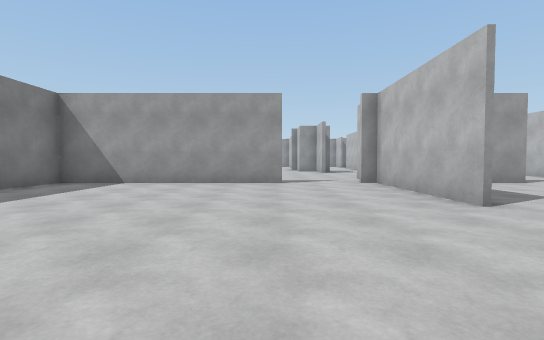
view 1 (above)

16 first-person views from a walk through a Unity game level. The camera is 1.2 m above the floor, tilts 2° down and sees 85° across. The floor is counted in squares, 2 m on a side. Each view is taken from the middle of a square. On the plan, view 1 faces up. The plan holds only what a view shows up to about 9 squares ahead; the rest is blank. The player character is not drawn.

view 2
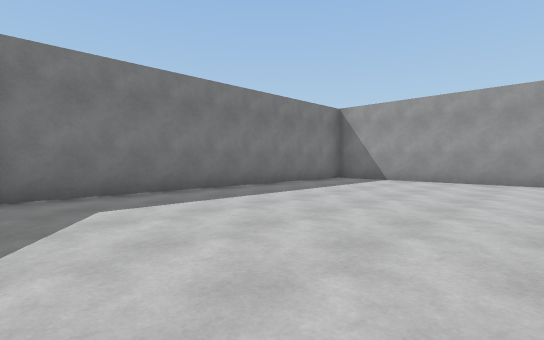

view 3
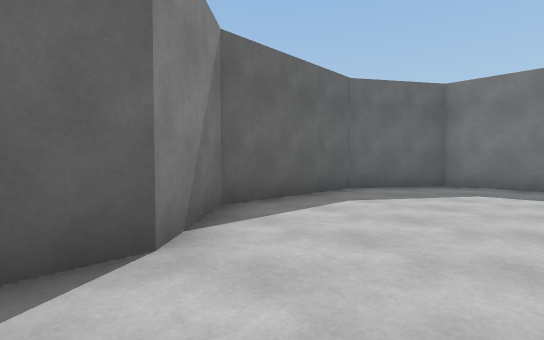

view 4
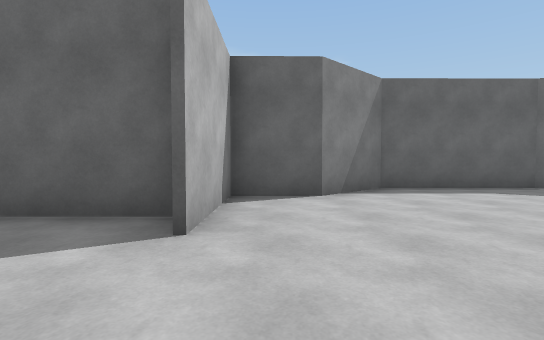

view 5
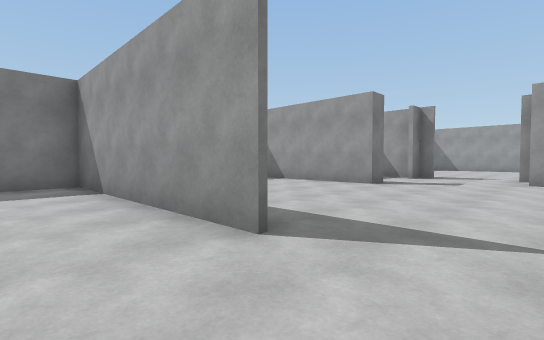

view 6
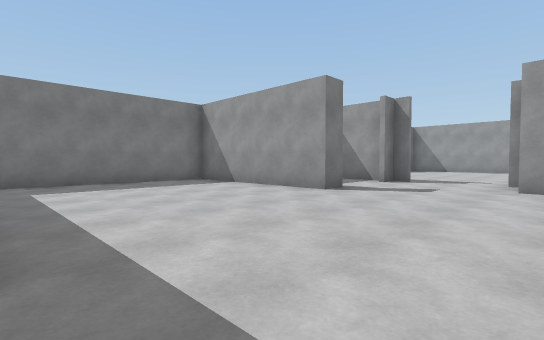

view 7
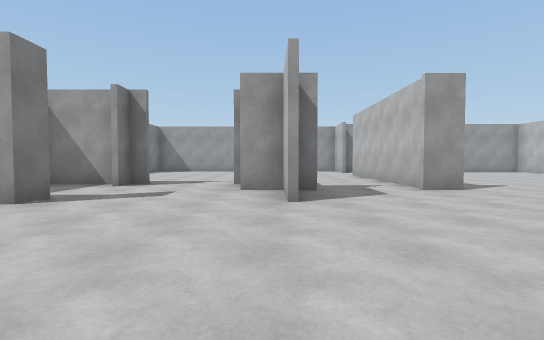

view 8
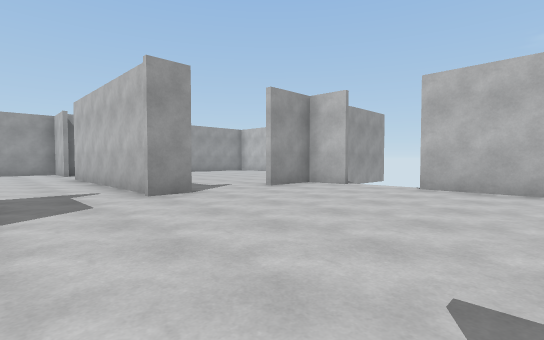

view 9
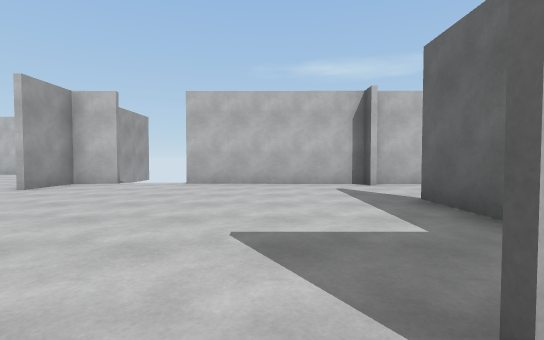

view 10
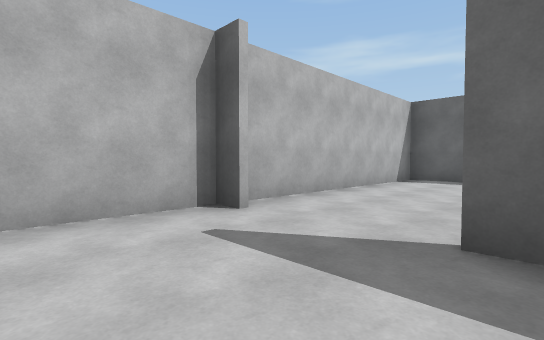

view 11
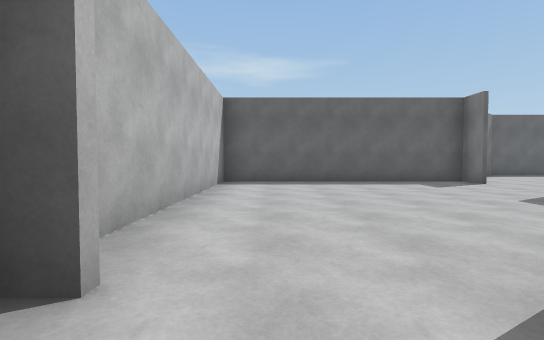

view 12
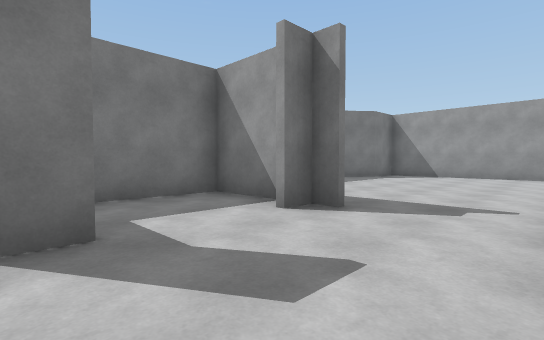

view 13
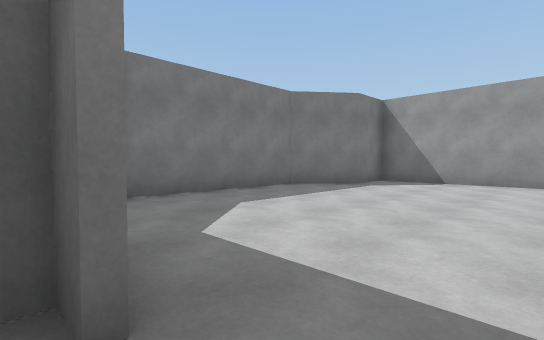

view 14
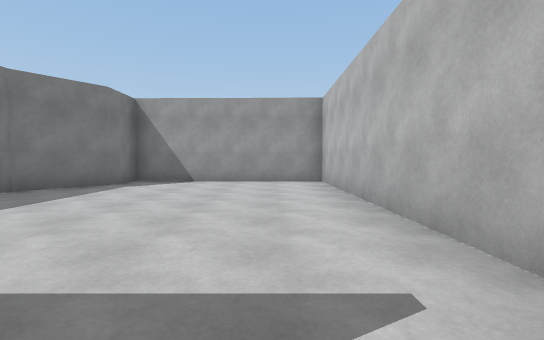

view 15
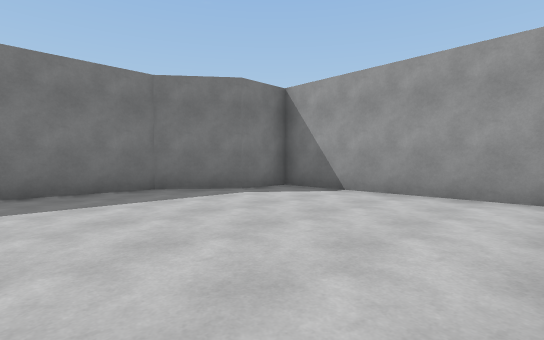

view 16
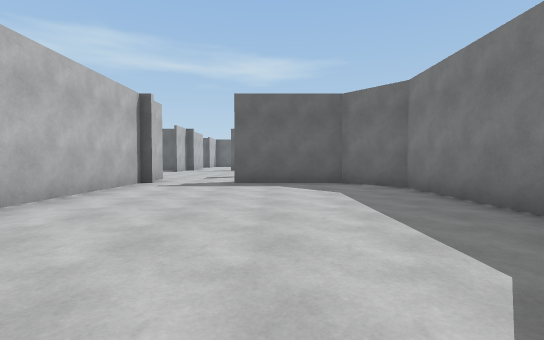

### Floor plan
Points are (right, up) in squares from view 1. A wall is a line through its corners. A room is listed if a view was taken in it or the views show most of it. See-through windows are left out.
Room 1 (views 1, 2, 3, 4, 5)
walls: (2.7, 3.8) (2.7, 7.6) (2.3, 7.6); (0.3, 7.6) (-5.4, 7.6) (-5.4, -1) (-3.5, -2.2) (-0.3, -2.2) (1.2, -0.9) (2.7, -0.9) (2.7, 1.8)
ways out: opening at (1.5, 8) to room 2; opening at (3, 2.5) to room 3
Room 2 (views 6, 7, 8, 9, 10, 11, 12, 13, 14, 15, 16)
walls: (2.2, 13.4) (2.2, 14.9) (1.4, 14.9) (1.4, 15.5); (1.4, 16.4) (1.4, 24.1) (-3.7, 24.2) (-3.7, 23.1) (-4.9, 21.5) (-4.9, 17.6) (-3.8, 16.4) (-1, 16.4); (-1.5, 13.6) (-1.5, 13) (-5.7, 13); (-1, 16.2) (-1.5, 16.2) (-1.5, 15.6); (-1.8, 16.2) (-3.7, 16.2) (-3.7, 14.1); (5.9, 14.9) (5.1, 14.9); (-6, 12.8) (-6, 8.2); (4.9, 7.7) (6.5, 7.7); (9.4, 13.8) (9.4, 14.9) (7.8, 14.9); (8.8, 7.7) (9.3, 7.7) (9.4, 12.2)
ways out: opening at (1.5, 8) to room 1; opening at (7.5, 8) to room 3; opening at (3.5, 15); opening at (6.5, 15); gap at (10, 12); gap at (10, 14)
Room 3 (no view inside)
walls: (6.5, 7.6) (5.5, 7.6); (2.8, 1.8) (2.8, 0.9) (9.3, 0.9) (9.3, 7.4)
ways out: opening at (3, 2.5) to room 1; opening at (7.5, 8) to room 2

Positions as (right, up) in squares from view 1, and headings:
1: (0, 0), facing up
2: (0, -1), facing up-left
3: (2, 1), facing down-left
4: (2, 4), facing down
5: (2, 6), facing up-left
6: (2, 8), facing up-left
7: (2, 9), facing up
8: (3, 10), facing up-right
9: (2, 10), facing right
10: (6, 10), facing down-right
11: (8, 9), facing down
12: (1, 13), facing up-left
13: (0, 16), facing up-left
14: (0, 16), facing up
15: (1, 19), facing up-left
16: (-2, 24), facing down
